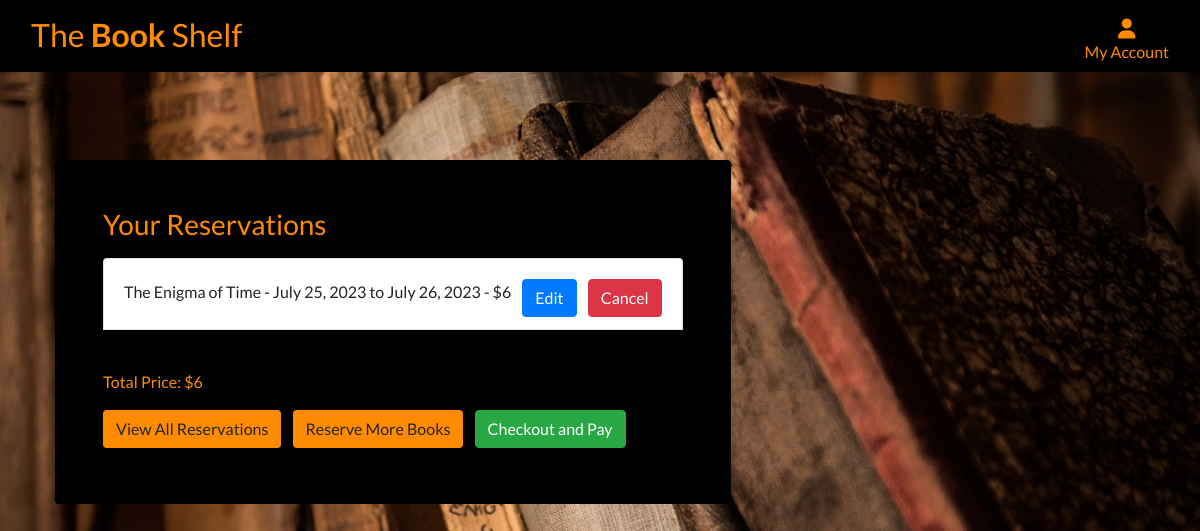
The app's page /rental/user_reservations/ (signed in) with its own data.
### rental/models.py (models this page shows, shortened)
class Reservation(models.Model):
    book = models.ForeignKey(Book, on_delete=models.CASCADE)
    user = models.ForeignKey(User, on_delete=models.CASCADE)
    start_date = models.DateField()
    end_date = models.DateField()
    is_checked_out = models.BooleanField(default=False)

class Book(models.Model):
    title = models.CharField(max_length=200)
    author = models.CharField(max_length=100)
    description = models.TextField()
    image = models.ImageField(blank=True, null=True)

### rental/views.py (the view)
# urls.py: path('user_reservations/', views.user_reservations, name='user_reservations'),
@login_required
def user_reservations(request):
    user = request.user
    reservations = Reservation.objects.filter(user=user, is_checked_out=False)
    total_price = 0
    for reservation in reservations:
        num_days = (reservation.end_date - reservation.start_date).days + 1
        reservation.price = num_days * 3
        total_price += reservation.price
    return render(request, 'rental/user_reservations.html', {'reservations': reservations, 'total_price': total_price})

### rental/templates/rental/user_reservations.html
{% extends 'base.html' %}
{% block content %}
<div class="container header-container ">
    <div class="black-bg rounded p-5">
        <h3 class="orange-text mb-3">Your Reservations</h3>
        <ul class="list-group mb-3">
            {% for reservation in reservations %}
                <li class="list-group-item ">
                    {{ reservation.book.title }} - {{ reservation.start_date }} to {{ reservation.end_date }}
                    - ${{ reservation.price }}
                    <a href="{% url 'edit_reservation' reservation.pk %}" class="btn btn-primary  ml-2 mt-2">Edit</a>
                    <a href="{% url 'cancel_reservation' reservation.pk %}" class="btn btn-danger  ml-2 mt-2">Cancel</a>
                </li><br>
            {% empty %}
                <li class="list-group-item ">You have no reservations.</li>
            {% endfor %}
        </ul>
        <p class="orange-text">Total Price: ${{ total_price }}</p>
        <a class="btn orange-color mb-2" href="{% url 'all_reservations' %}">View All Reservations</a>
        <a class="btn orange-color ml-2 mb-2" href="{% url 'book_list' %}">Reserve More Books</a>
        <a class="btn btn-success ml-2 mb-2" href="{% url 'checkout' %}">Checkout and Pay</a>
    </div>
</div>
{% endblock %}

### static/css/base.css (style rules this page uses)
html { height: 100%; }
body { background: url('/media/homepage_background.jpg') no-repeat center center; background-size: cover; height: calc(100vh - 150px); font-family: 'Lato'; }
.black-bg { background-color: rgb(0, 0, 0); border-radius: 10px; width: fit-content; margin: 10px; padding: 10px; }
.orange-color { background-color: rgb(255, 140, 0); }
.nav-text, .orange-text { color: rgb(255, 140, 0); }
.header-container { padding-top: 150px; }

### records on screen
Reservation: book "The Enigma of Time", start_date "July 25, 2023", end_date "July 26, 2023", price "6"

### other values on screen
{{ total_price }} "6"
